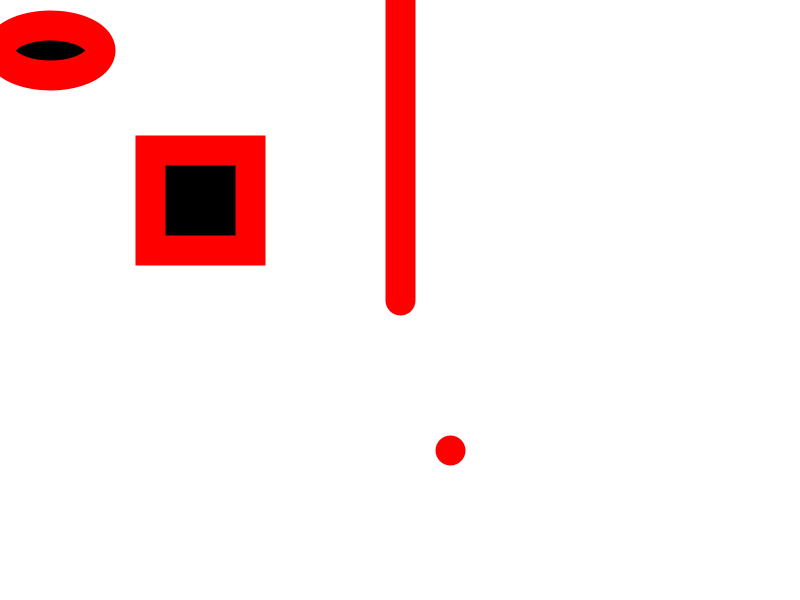
Frame 1 (no input)
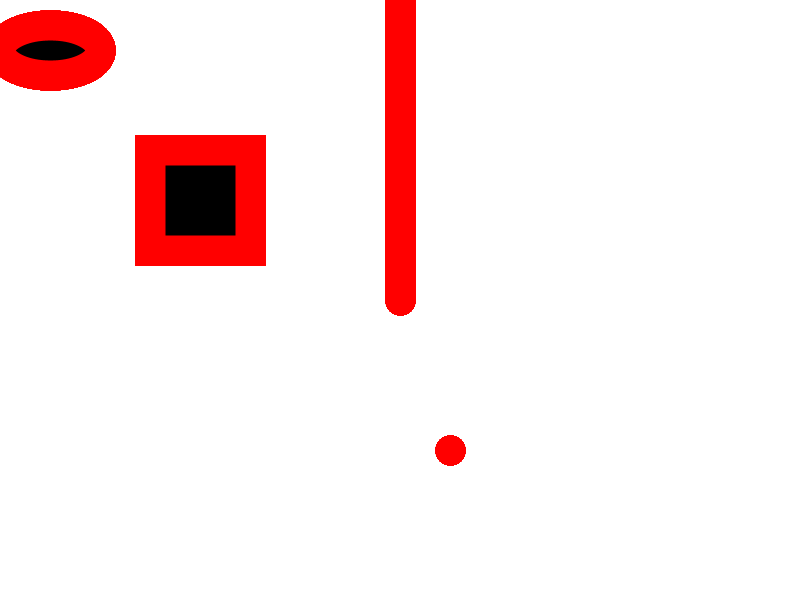
Frame 60 (the mouse pressed at the canvas centre just before this capture)
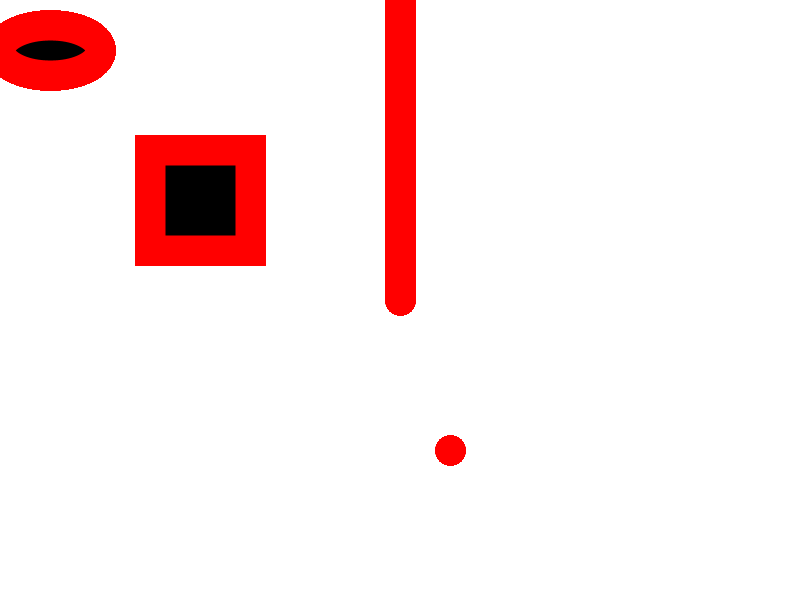
Frame 120 (the mouse held since frame 60 and released just before this capture)

The Processing sketch that drew these frames (run headless with seeded random() and noise(); from frame 60 on, the mouse is pressed at the canvas centre):

// Processing sketch: simepleShape
// ── simepleShape.pde
void setup(){
  size(800, 600);
  background(255); // white
  
  fill(0);  // black
  stroke(255, 0, 0);  // color of the line  RED
  strokeWeight(30); // thickness of the line
  
  
  
}


void draw(){
  //4 parameters: (x, y, width, height)
  //
  ellipse(50, 50, 100, 50); // circle
  rect(150, 150, 100, 100); // square
  line(400, 0, 400, 300);
  point(450, 450); //dot
  
  
}
